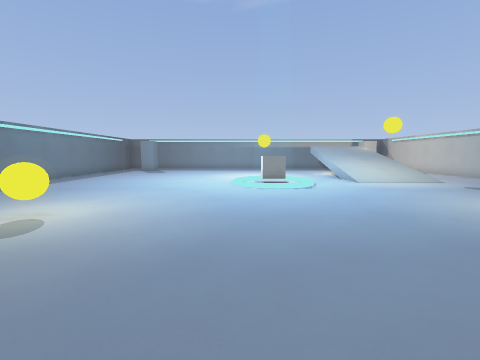
View 1 (above)

16 first-person views from a walk through a 3-D level made in the Godot game engine. The camera is 1.3 m above the floor, tilts 6° down and sees 90° across. The floor is counted in squares, 1 m on a side. Each view is taken from the middle of a square. On the plan, view 1 faces up. The plan holds only what a view shows up to about 12 squares ahead; the rest is blank.

View 2
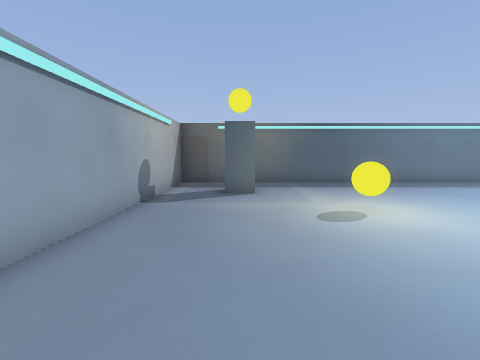

View 3
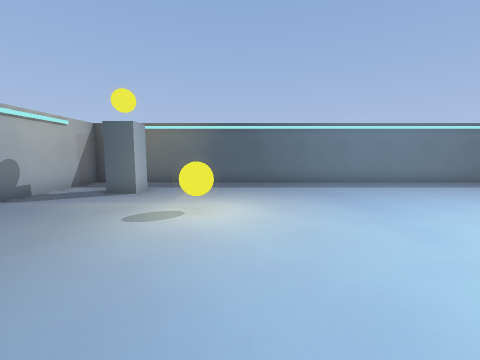

View 4
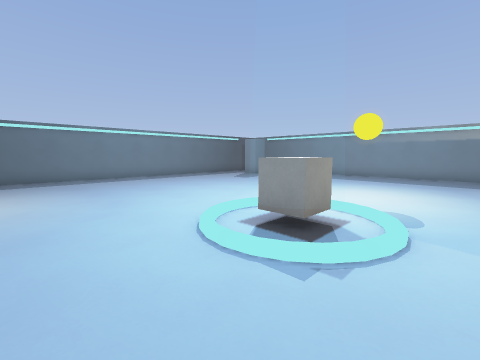

View 5
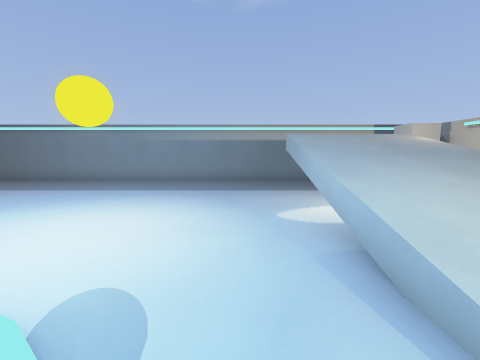

View 6
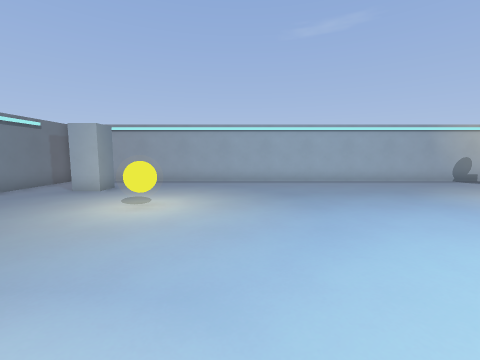

View 7
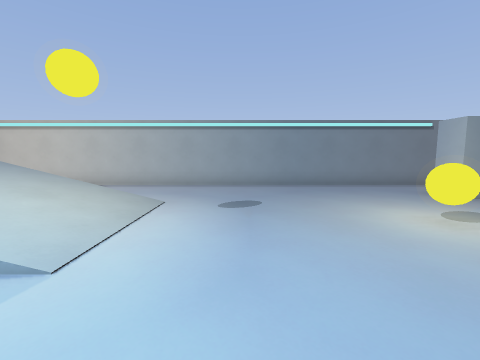

View 8
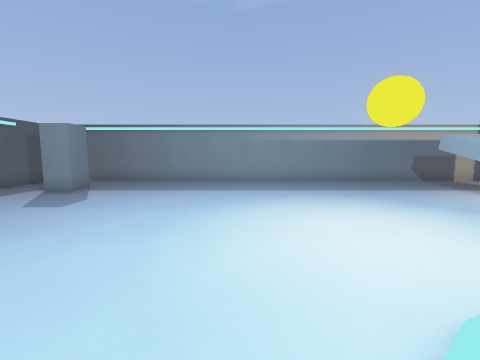

View 9
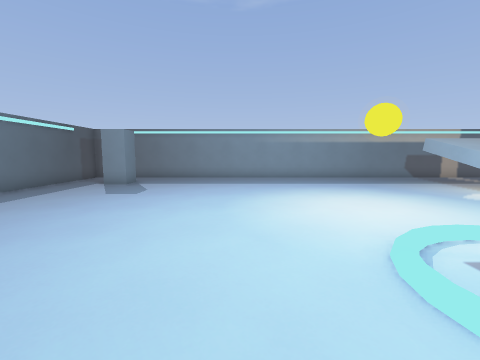

View 10
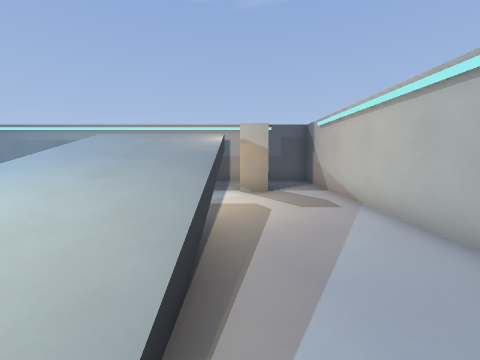

View 11
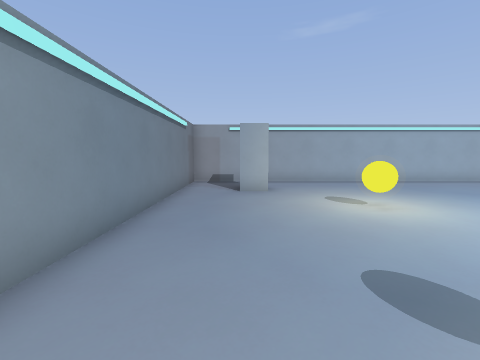

View 12
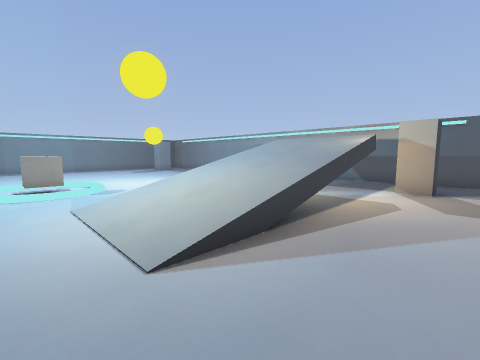

View 13
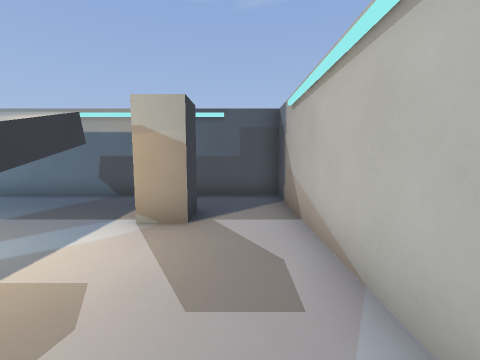

View 14
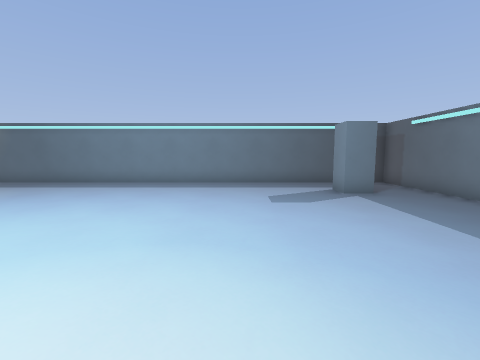

View 15
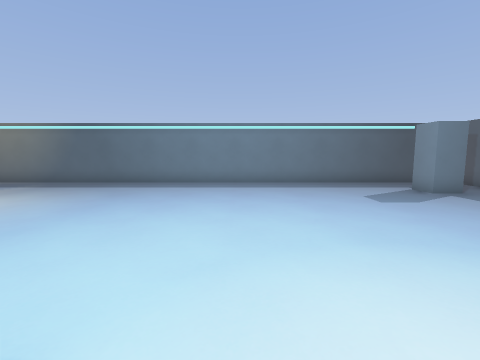

View 16
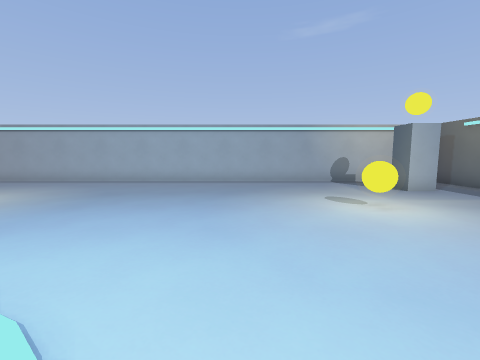

### Floor plan
Key: @ floor where view 1 was taken; # wall or solid block; . main floor; : floor 1.5 m higher than the main floor; / step, stairs or slope; ^ raised ledge; v drop or lower ground; O other object.
Columns run from 10 left of view 1 to 14 right of it. Each row starts with its distance up from view 1.
 23 #########################
 22 #.......................#
 21 #.......................#
 20 #..#.................#..#
 19 #...............#vv#....#
 18 #...............////....#
 17 #.............../::/....#
 16 #...............////....#
 15 #...............////....#
 14 #...............////....#
 13 #..........//...////....#
 12 #........./../..////....#
 11 #........./^^/..........#
 10 #........./../..........#
  9 #..........//...........#
  8 #.......................#
  7 #.......................#
  6 #.......................#
  5 #....OO..........OO.....#
  4 #.......................#
  3 #.......................#
  2 #..#.................#..#
  1 #.......................#
  0 #.........@.............#
 -1 #########################

Positions as (right, up) in squares from view 1, and headings:
1: (0, 0), facing up
2: (1, 2), facing left
3: (1, 6), facing left
4: (4, 7), facing up-left
5: (4, 11), facing up
6: (5, 11), facing down
7: (3, 9), facing right
8: (-1, 11), facing up
9: (-2, 9), facing up
10: (10, 11), facing up
11: (11, 11), facing down
12: (12, 10), facing up-left
13: (12, 15), facing up
14: (1, 16), facing left
15: (1, 13), facing left
16: (-1, 11), facing down
